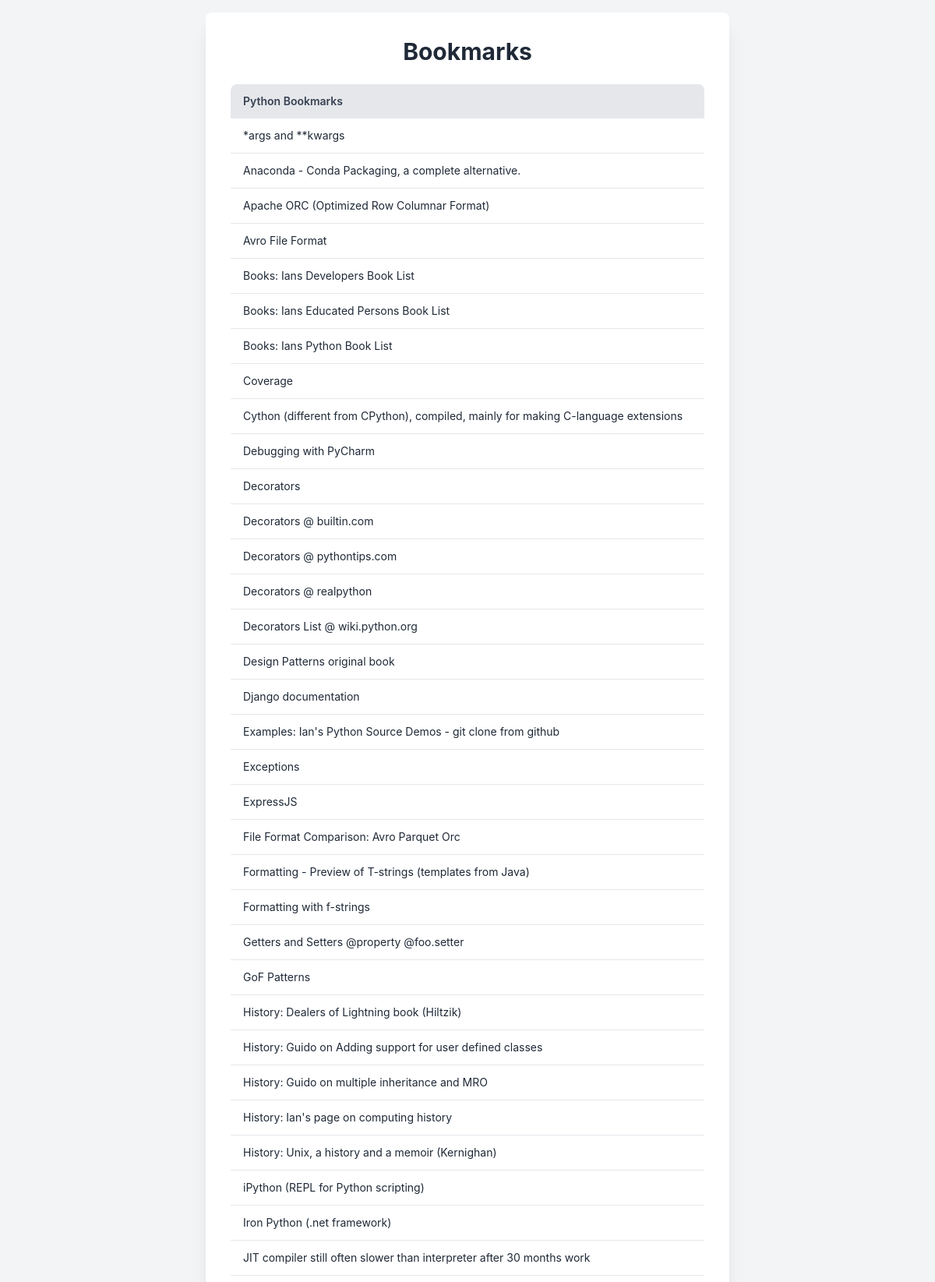
The page / (upper part) on the database its author committed.
### tables this page shows
CREATE TABLE bookmark(
		id integer primary key,
		owner integer default 1,
		url character varying not null unique,
		text character varying not null,
		topic_id character varying not null references topic(id)
	);

### website.py (the view)
@app.route('/')
def index():
    c = sqlite3.connect("bookmarks.db")
    cur = c.cursor()
    query_string = \
        f"select text,url from bookmark where topic_id = '{sql_topic}' order by lower(text)"
    print(query_string)
    sql_query_results = cur.execute(query_string)
    return render_template('results.html', results=sql_query_results)

### templates/results.html (shortened to what this page needs)
<!DOCTYPE html>
<html lang="en">
<head>
	<script src="https://cdn.tailwindcss.com"></script>
</head>
<body class="bg-gray-100 flex items-center justify-center min-h-screen p-4">
	<div class="bg-white p-8 rounded-lg shadow-xl w-full max-w-2xl">
		<h1 class="text-3xl font-bold text-gray-800 mb-6 text-center">Bookmarks</h1>
		{% if results %}
			<div class="overflow-x-auto">
				<table class="min-w-full bg-white rounded-lg overflow-hidden">
					<thead class="bg-gray-200">
						<tr>
							<th class="py-3 px-4 text-left text-sm font-semibold text-gray-700 rounded-tl-lg">
								Python Bookmarks
							</th>
						</tr>
					</thead>
					<tbody>
						{% for item in results %}
							<tr class="border-b border-gray-200 last:border-b-0 hover:bg-gray-50">
								<td class="py-3 px-4 text-sm text-gray-800">
									<a href="{{ item[1] }}">{{ item[0] }}</a>
								</td>
							</tr>
						{% endfor %}
					</tbody>
				</table>
			</div>
		{% else %}
			<p class="text-center text-gray-600 text-lg">No results found.</p>
		{% endif %}
	</div>
</body>
</html>

### templates/results.html (style rules this page uses)
body { font-family: 'Inter', sans-serif; }

### rows shown on the page
bookmark: text "*args and **kwargs"
bookmark: text "Anaconda - Conda Packaging, a complete alternative."
bookmark: text "Apache ORC (Optimized Row Columnar Format)"
bookmark: text "Avro File Format"
bookmark: text "Books: Ians Developers Book List"
bookmark: text "Books: Ians Educated Persons Book List"
bookmark: text "Books: Ians Python Book List"
bookmark: text "Coverage"
bookmark: text "Cython (different from CPython), compiled, mainly for making C-language extensions"
bookmark: text "Debugging with PyCharm"
bookmark: text "Decorators"
bookmark: text "Decorators @ builtin.com"
bookmark: text "Decorators @ pythontips.com"
bookmark: text "Decorators @ realpython"
bookmark: text "Decorators List @ wiki.python.org"
bookmark: text "Design Patterns original book"
bookmark: text "Django documentation"
bookmark: text "Examples: Ian's Python Source Demos - git clone from github"
bookmark: text "Exceptions"
bookmark: text "ExpressJS"
bookmark: text "File Format Comparison: Avro Parquet Orc"
bookmark: text "Formatting - Preview of T-strings (templates from Java)"
bookmark: text "Formatting with f-strings"
bookmark: text "Getters and Setters @property @foo.setter"
bookmark: text "GoF Patterns"
bookmark: text "History: Dealers of Lightning book (Hiltzik)"
bookmark: text "History: Guido on Adding support for user defined classes"
bookmark: text "History: Guido on multiple inheritance and MRO"
bookmark: text "History: Ian's page on computing history"
bookmark: text "History: Unix, a history and a memoir (Kernighan)"
bookmark: text "iPython (REPL for Python scripting)"
bookmark: text "Iron Python (.net framework)"
bookmark: text "JIT compiler still often slower than interpreter after 30 months work"
